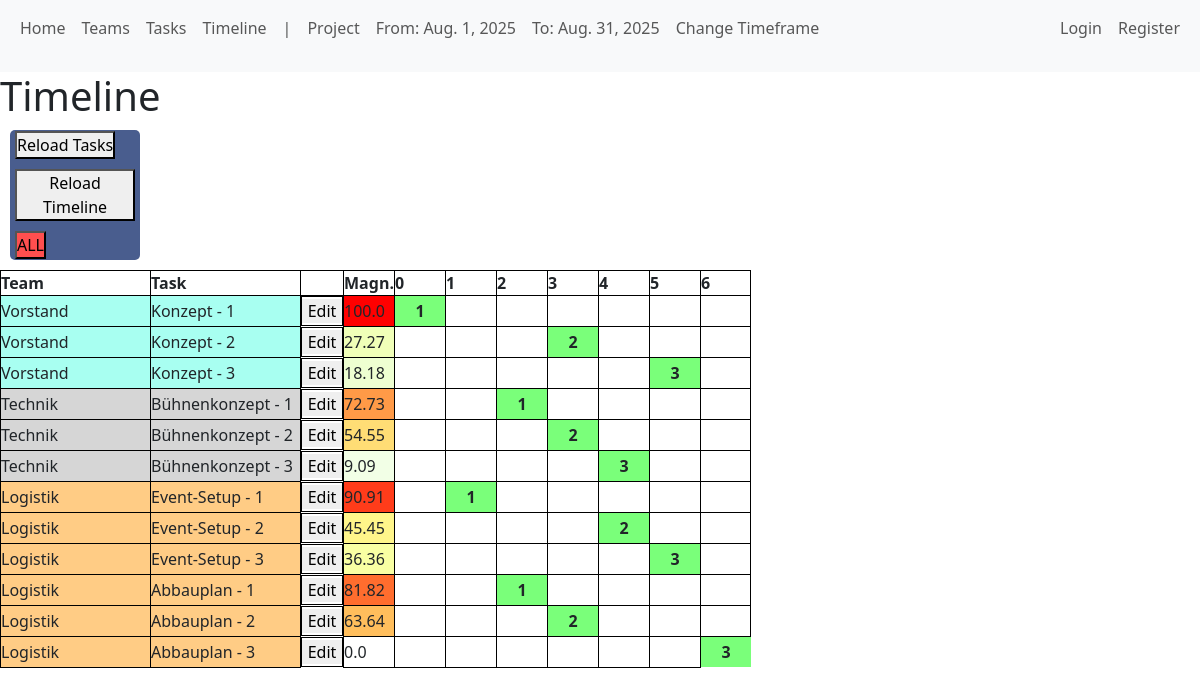
Page /distributor/timeline on the committed database.
### distributor/models.py (models this page shows)
class Project(models.Model):
    start_date = models.DateField()
    end_date = models.DateField()
    order_counter = models.IntegerField(default=0)

class TaskLoop(models.Model):
    task = models.ForeignKey(Task, on_delete=models.CASCADE)
    loop_index = models.IntegerField(default=1)
    scheduled_date = models.DateField(null=True, blank=True)
    priority = models.IntegerField(default=0)
    difficulty = models.IntegerField(default=0)
    approval_required = models.BooleanField(default=False)
    order_number = models.IntegerField(null=True, blank=True)
    is_scheduled = models.BooleanField(default=False)
    magnitude = models.FloatField(default=0)
    def __str__(self):
        return f"{self.task} - {self.loop_index}"

class Task(models.Model):
    name = models.CharField(max_length=100)
    team = models.ForeignKey(Team, on_delete=models.SET_NULL, null=True, blank=True)
    loops = models.IntegerField(default=0)
    priority = models.IntegerField(default=0)
    difficulty = models.IntegerField(default=0)
    approval_required = models.BooleanField(default=False)
    initial_dependencies = models.ManyToManyField("self",
                                                  symmetrical=False,
                                                  blank=True,
                                                  related_name="required_by")
    def __str__(self):
        return self.name

### users/models.py (models this page shows)
class Team(models.Model):
    name = models.CharField(max_length=100)
    color = models.CharField(max_length=7, default="#FFFFFF")
    schedule_flag = models.BooleanField(default=False)
    def __str__(self):
        return self.name

### distributor/views.py (the view)
# urls.py: path('timeline', views.timeline, name='timeline'),
def timeline(request):
    project = Project.objects.first()
    order_counter = project.order_counter  # this returns the max value assigned
    print(order_counter)
    order_range = range(order_counter + 1)       # ✅ include all possible values
    all_task_loops = TaskLoop.objects.all().order_by('task__team')
    context = {
        'all_task_loops': all_task_loops,
        'order_range': order_range,
    }
    for loop in all_task_loops:
        print(loop, loop.order_number)
    return render(request, 'distributor/timeline.html', context)

### distributor/context_processors.py (called while the page is built)
def global_project_timeframe_form(request):
    return {
        "global_project_timeframe_form": ProjectTimeframeForm(),
    }

def global_project_timeframe(request):
    project_time_frame = Project.objects.first()
    if project_time_frame:
        return {
            "global_project_timeframe": project_time_frame,
        }
    else:
        return {
            "global_project_timeframe": 'No values picked yet',
        }

### distributor/templatetags/custom_tags.py (called while the page is built)
@register.filter
def heat_color(magnitude, params="240,100,50;120,100,50"):
    try:
        mag = float(magnitude)
        mag = max(0, min(100, mag)) / 100  # normalize to 0.0 – 1.0
        high_part, low_part = params.split(";")
        hue_high, sat_high, light_high = map(float, high_part.split(","))
        hue_low, sat_low, light_low = map(float, low_part.split(","))
        hue = hue_low + (hue_high - hue_low) * mag
        sat = sat_low + (sat_high - sat_low) * mag
        light = light_low + (light_high - light_low) * mag
        return f"hsl({hue:.0f}, {sat:.0f}%, {light:.0f}%)"
    except Exception as e:
        return "white"

@register.inclusion_tag('components/display_schedule_log.html')
def display_schedule_log(taskloop):
    schedule_log_messages = taskloop.activitylog_set.filter(type='schedule_log')
    return {'schedule_log_messages': schedule_log_messages}

@register.inclusion_tag('components/display_dep_log_task_loop.html')
def display_dep_log_task_loop(task_loop):
    dep_log_messages = task_loop.activitylog_set.filter(type='setup_up_dependencies_taskloop')
    return {'dep_log_messages': dep_log_messages}

@register.inclusion_tag('components/display_reload_buttons.html')
def display_reload_buttons():
    return {}

### distributor/templates/distributor/timeline.html (shortened to what this page needs)
{% extends 'distributor/base.html' %}
{% load custom_tags %}
{% block content %}
    <div class="timeline_headline">
    <h1>Timeline</h1>
    {% display_reload_buttons %}
    </div>
    <table class="timeline_table">
        <tr>
            <th class="scheduled_task_details_cells">Team</th>
            <th class="scheduled_task_details_cells">Task</th>
            <th class="edit_task_button_timeline"></th>
            <th class="edit_task_button_timeline">Magn.</th>
            {% for order in order_range %}
                <th>{{ order }}</th>
            {% endfor %}
        </tr>
        {% for taskloop in all_task_loops %}
            <tr>
                <td style="background-color: {{ taskloop.task.team.color }}">{{ taskloop.task.team }}</td>
                <td class="task-todo-hover-container" style="background-color: {{ taskloop.task.team.color }}">
    {{ taskloop }}
</td>
                <td class="dependency-hover-container">
                    <form method="POST" action="{% url 'edit_task_page' taskloop.task.id %}">
                        <button class="task_essential_button dependency-hover-trigger" type="submit">Edit</button>
                    </form>
                </td>
                <td style="background-color: {{ taskloop.magnitude|heat_color:'0,100,50;100,100,100' }}">
                    {{ taskloop.magnitude }}
                </td>
                {% for order in order_range %}
                    {% if taskloop.order_number == order %}
                        <td class="scheduled_cell activity-hover-container">
                            {{ taskloop.loop_index }}
                        </td>
                    {% else %}
                        <td class="not_scheduled_cell"></td>
                    {% endif %}
                {% endfor %}
            </tr>
        {% endfor %}
    </table>
    <br>
    <br>
    <br>
{% endblock %}

### distributor/templates/distributor/base.html (shortened to what this page needs)
{% load static %}
<!DOCTYPE html>
<html lang="en">
<head>
    <link href="https://cdn.jsdelivr.net/npm/bootstrap@5.3.7/dist/css/bootstrap.min.css" rel="stylesheet"
>
    <link rel="stylesheet" href="{% static 'css/style.css' %}">
</head>
<body>
<header>
    <nav class="navbar navbar-expand-lg bg-body-tertiary">
        <div class="container-fluid">
            <div class="collapse navbar-collapse" id="navbarNav">
                <ul class="navbar-nav">
                    <div class="internal_navbar_container">
                        <div class="common_links_base_navbar">
                            <li>
                                <a class="nav-link" href='{% url 'home' %}'>Home</a>
                            </li>
                            <li class="nav-item">
                                <a class="nav-link" href="{% url 'teams' %}">Teams</a>
                            </li>
                            <li class="nav-item">
                                <a class="nav-link" href="{% url 'tasks' %}">Tasks</a>
                            </li>
                            <li class="nav-item">
                                <a class="nav-link" href="{% url 'timeline' %}">Timeline</a>
                            </li>
                            <div class="timeframe_information_navbar">
                            <li>
                                <p id="hide_on_navbar_media_query" class="nav-link">|</p>
                            </li>
                            <li>
                                <p class="nav-link">Project</p>
                            </li>
                            <li>
                                <p class="nav-link">From: {{ global_project_timeframe.start_date }}</p>
                            </li>
                            <li>
                                <p class="nav-link">To: {{ global_project_timeframe.end_date }}</p>
                            </li>
                            <li>
                                <a class="nav-link" href="{% url 'change_project_page' %}">Change Timeframe</a>
                            </li>
                            </div>
                        </div>
                        <div class="user_view">
                            {% if user.is_authenticated %}
                                <a class="nav-link" href="">Logout</a>
                            {% else %}
                                <a class="nav-link" href="{% url 'login_view' %}">Login</a>
                                <a class="nav-link" href="{% url 'register_view' %}">Register</a>
                            {% endif %}
                        </div>
                    </div>
                </ul>
            </div>
        </div>
    </nav>
</header>
<main>
    {% block content %}
    {% endblock %}
</main>
</body>
</html>

### distributor/static/css/style.css (style rules this page uses)
* { padding: 0; margin: 0 }
body { min-height: 200vh; }
.dependency-hover-container { position: relative; display: flex; justify-content: center; align-items: center; }
.dependency-hover-container button { min-width: 40px; border: none; }
.timeline_table { overflow-x: auto; table-layout: fixed; }
.timeline_table td { border: 1px solid black; height: 30px; }
.timeline_table th { border: 1px solid black; }
.scheduled_cell { background-color: #7aff7a !important; font-weight: bold; display:flex; justify-content: center; align-items: center; border: none !important; }
.not_scheduled_cell, .scheduled_cell { width: 50px; }
.scheduled_task_details_cells { width: 150px; }
.edit_task_button_timeline { min-width: 40px; }
.activity-hover-container { position: relative; }
.task-todo-hover-container { position: relative; }
.navbar-nav { width: 100% !important; }
.internal_navbar_container { display: flex; justify-content: space-between; width: 100% }
.timeframe_information_navbar { display: flex; }
.common_links_base_navbar { display: flex; }
.user_view { display: flex; }

### rows in the picture
Project: start_date "Aug. 1, 2025", end_date "Aug. 31, 2025"
TaskLoop: task.team "Vorstand", task+loop_index "Konzept - 1", magnitude "100.0", loop_index "1"
TaskLoop: task.team "Vorstand", task+loop_index "Konzept - 2", magnitude "27.27", loop_index "2"
TaskLoop: task.team "Vorstand", task+loop_index "Konzept - 3", magnitude "18.18", loop_index "3"
TaskLoop: task.team "Technik", task+loop_index "Bühnenkonzept - 1", magnitude "72.73", loop_index "1"
TaskLoop: task.team "Technik", task+loop_index "Bühnenkonzept - 2", magnitude "54.55", loop_index "2"
TaskLoop: task.team "Technik", task+loop_index "Bühnenkonzept - 3", magnitude "9.09", loop_index "3"
TaskLoop: task.team "Logistik", task+loop_index "Event-Setup - 1", magnitude "90.91", loop_index "1"
TaskLoop: task.team "Logistik", task+loop_index "Event-Setup - 2", magnitude "45.45", loop_index "2"
TaskLoop: task.team "Logistik", task+loop_index "Event-Setup - 3", magnitude "36.36", loop_index "3"
TaskLoop: task.team "Logistik", task+loop_index "Abbauplan - 1", magnitude "81.82", loop_index "1"
TaskLoop: task.team "Logistik", task+loop_index "Abbauplan - 2", magnitude "63.64", loop_index "2"
TaskLoop: task.team "Logistik", task+loop_index "Abbauplan - 3", magnitude "0.0", loop_index "3"

### other values in the picture
{{ order }} "0" "1" "2" "3" "4" "5" "6"
